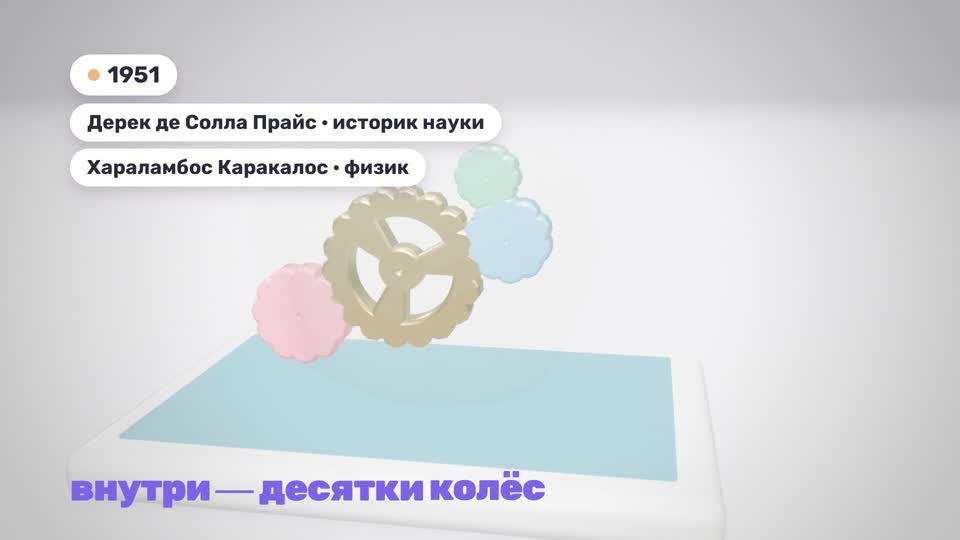
#> input picture longform/antikythera/check_160.jpg, 960 x 540 px
$ python thumbnails.py ../antikythera/check_160.jpg ../antikythera/check_290.jpg
#> lines starting #> are read from the running program, lines starting #| are printed output that depends on the picture
from pathlib import Path
from PIL import Image,ImageDraw,ImageFont
import sys
src=Path(sys.argv[1]);out=Path(sys.argv[2]);out.mkdir(exist_ok=True)
base=Image.open(src).convert('RGB').resize((1280,720))
ft='/usr/share/fonts/truetype/dejavu/DejaVuSans-Bold.ttf'
for n,(a,b,c)in enumerate([('ЧУЖОЙ','ОТВЕТ','#f2b473'),('КТО','ОТВЕТИТ?','#67cbfa'),('ИИ НА','РАБОТЕ','#ee8cc7')],1):
 im=base.copy();d=ImageDraw.Draw(im);d.rectangle((0,0,1280,275),fill='#102036');d.rectangle((0,560,1280,720),fill='#102036')
 d.text((48,28),'M1LASH  ·  НОВОСТИ ИИ',font=ImageFont.truetype(ft,25),fill='#62c8f8')
 d.text((45,72),a,font=ImageFont.truetype(ft,91),fill='#f3f7fc');d.text((45,170),b,font=ImageFont.truetype(ft,91),fill=c)
 d.rounded_rectangle((919,44,1225,98),radius=14,fill='#29465c');d.text((947,54),'28 ОКТЯБРЯ',font=ImageFont.truetype(ft,26),fill='#d8e8f1')
 d.line([(880,390),(700,350),(430,390)],fill='#f4b673',width=13,joint='curve');d.polygon([(430,390),(470,360),(475,402)],fill='#f4b673')
 d.rounded_rectangle((1010,466,1218,540),radius=15,fill='#efae70');d.text((1025,470),'155',font=ImageFont.truetype(ft,39),fill='#102036');d.text((1028,516),'ОТВЕТОВ',font=ImageFont.truetype(ft,18),fill='#102036')
 d.text((48,648),'Amazon  ·  Cloudflare  ·  Opera',font=ImageFont.truetype(ft,31),fill='#e5eff5')
 im.save(out/f'M1lash_Thumbnail_{n}.png')
#> this loop made 3 passes
#> pass 1, `im.save(out/f'M1lash_Thumbnail_{n}.png')`:
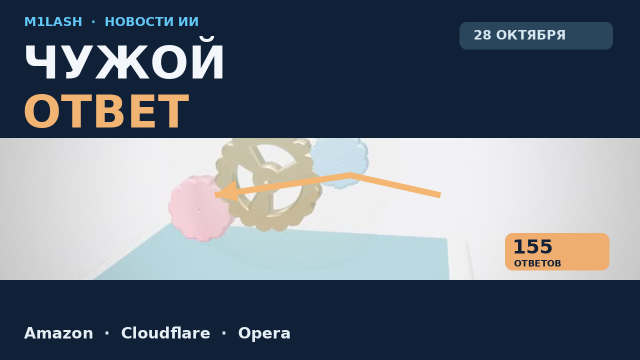
#> saved as M1lash_Thumbnail_1.png: PIL image 1280x720 RGB (shown at 1/2 size); mean R, G, B 104.1, 113.3, 124.1
#> pass 2, `im.save(out/f'M1lash_Thumbnail_{n}.png')`:
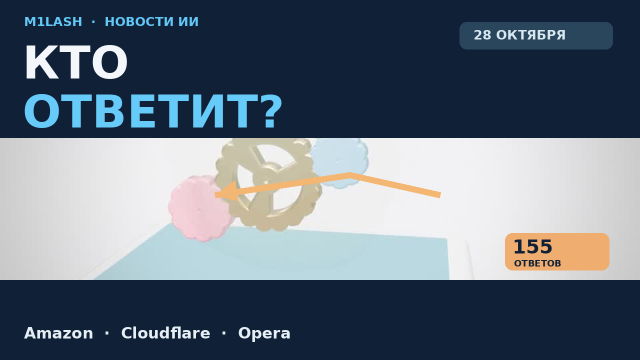
#> saved as M1lash_Thumbnail_2.png: PIL image 1280x720 RGB (shown at 1/2 size); mean R, G, B 101.4, 113.1, 125.5
#> after the loop:
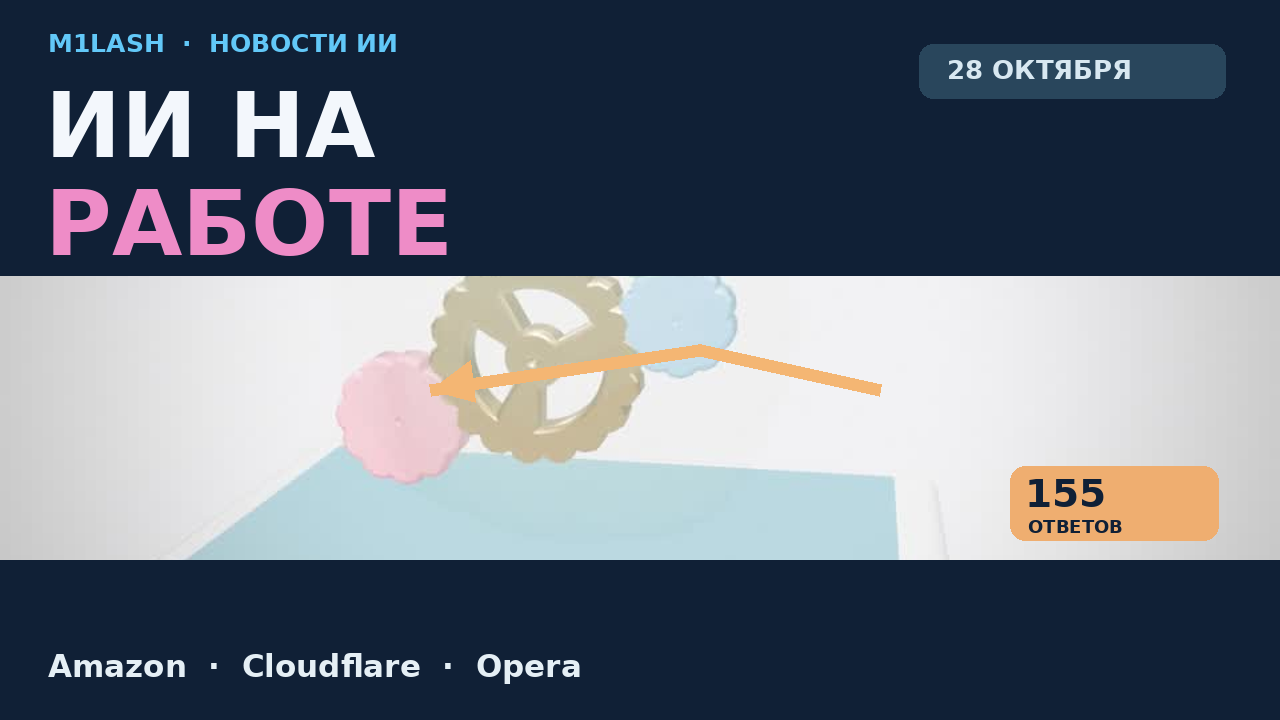
#> im: PIL image 1280x720 RGB; mean R, G, B 104, 112.5, 124.9

$ run again, on longform/antikythera/check_380.jpg
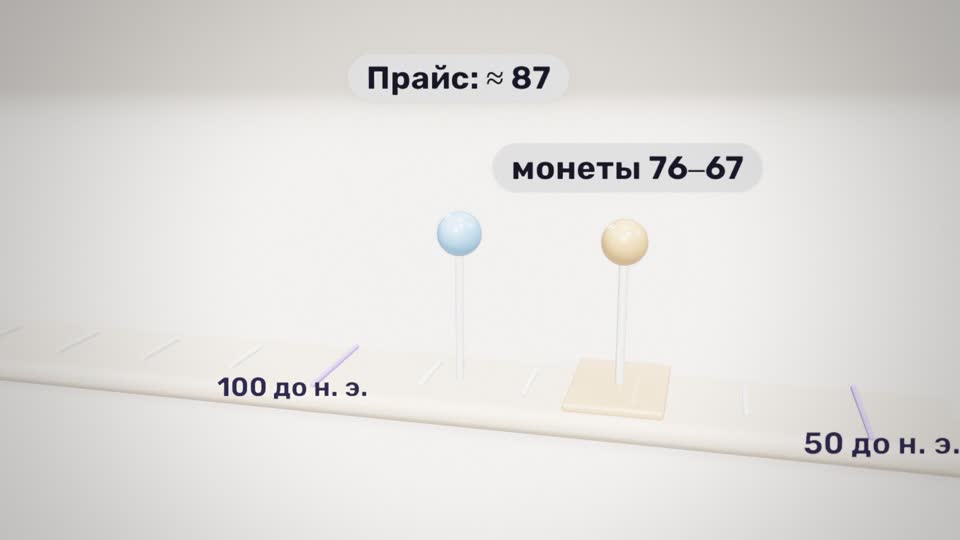
#> input picture longform/antikythera/check_380.jpg, 960 x 540 px
#> the loop `for n,(a,b,c)in enumerate([('ЧУЖОЙ','ОТВЕТ','#f2b473'),('КТО','ОТВЕТИТ..` made 3 passes
#> pass 1, `im.save(out/f'M1lash_Thumbnail_{n}.png')`:
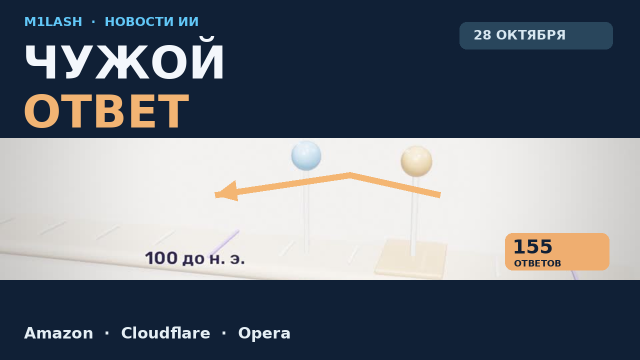
#> saved as M1lash_Thumbnail_1.png: PIL image 1280x720 RGB (shown at 1/2 size); mean R, G, B 108.9, 115.9, 125.5
#> after the loop `for n,(a,b,c)in enumerate([('ЧУЖОЙ','ОТВЕТ','#f2b473'),('КТО','ОТВЕТИТ..`:
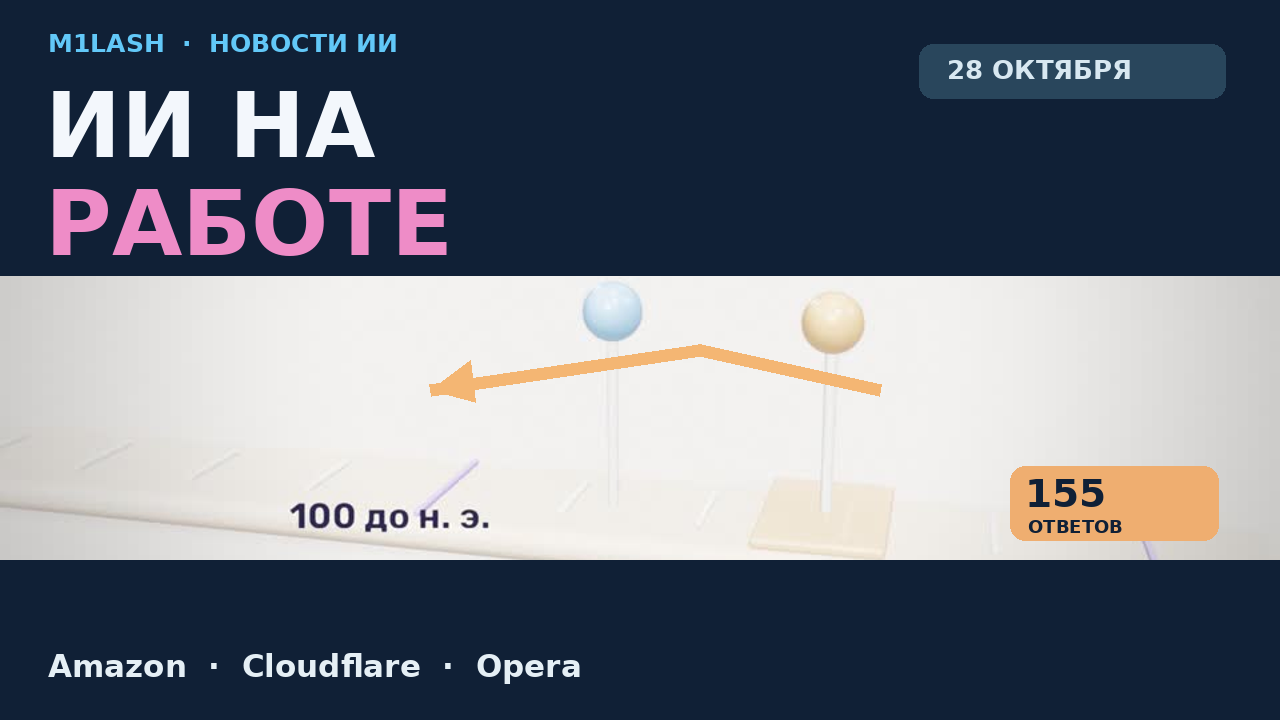
#> im: PIL image 1280x720 RGB; mean R, G, B 108.8, 115, 126.3

$ run again, on longform/antikythera/check_5.jpg
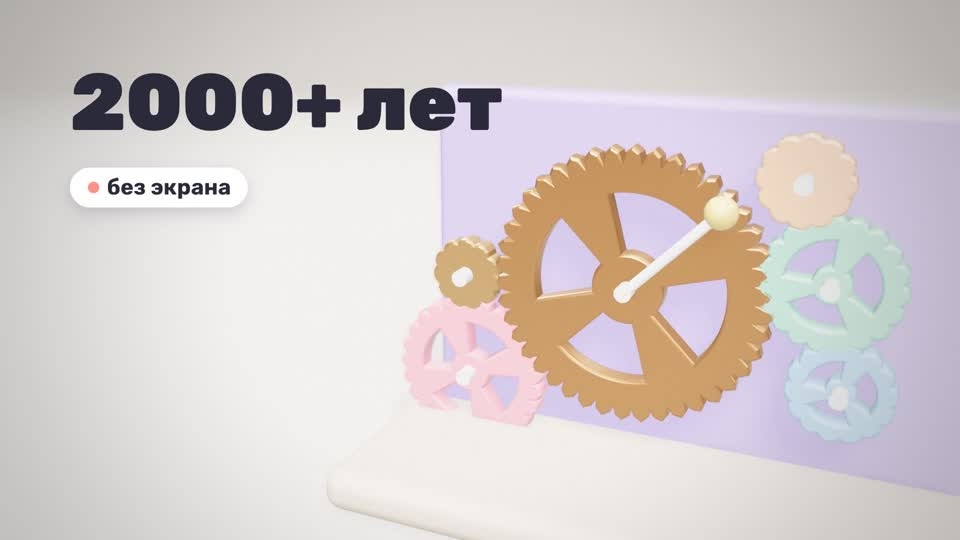
#> input picture longform/antikythera/check_5.jpg, 960 x 540 px
#> the loop `for n,(a,b,c)in enumerate([('ЧУЖОЙ','ОТВЕТ','#f2b473'),('КТО','ОТВЕТИТ..` made 3 passes
#> pass 1, `im.save(out/f'M1lash_Thumbnail_{n}.png')`:
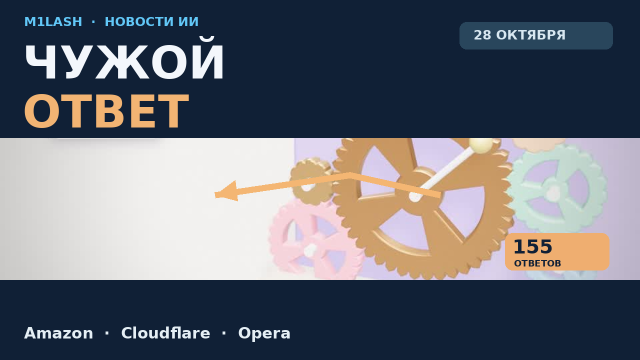
#> saved as M1lash_Thumbnail_1.png: PIL image 1280x720 RGB (shown at 1/2 size); mean R, G, B 104.5, 107.8, 116.5
#> after the loop `for n,(a,b,c)in enumerate([('ЧУЖОЙ','ОТВЕТ','#f2b473'),('КТО','ОТВЕТИТ..`:
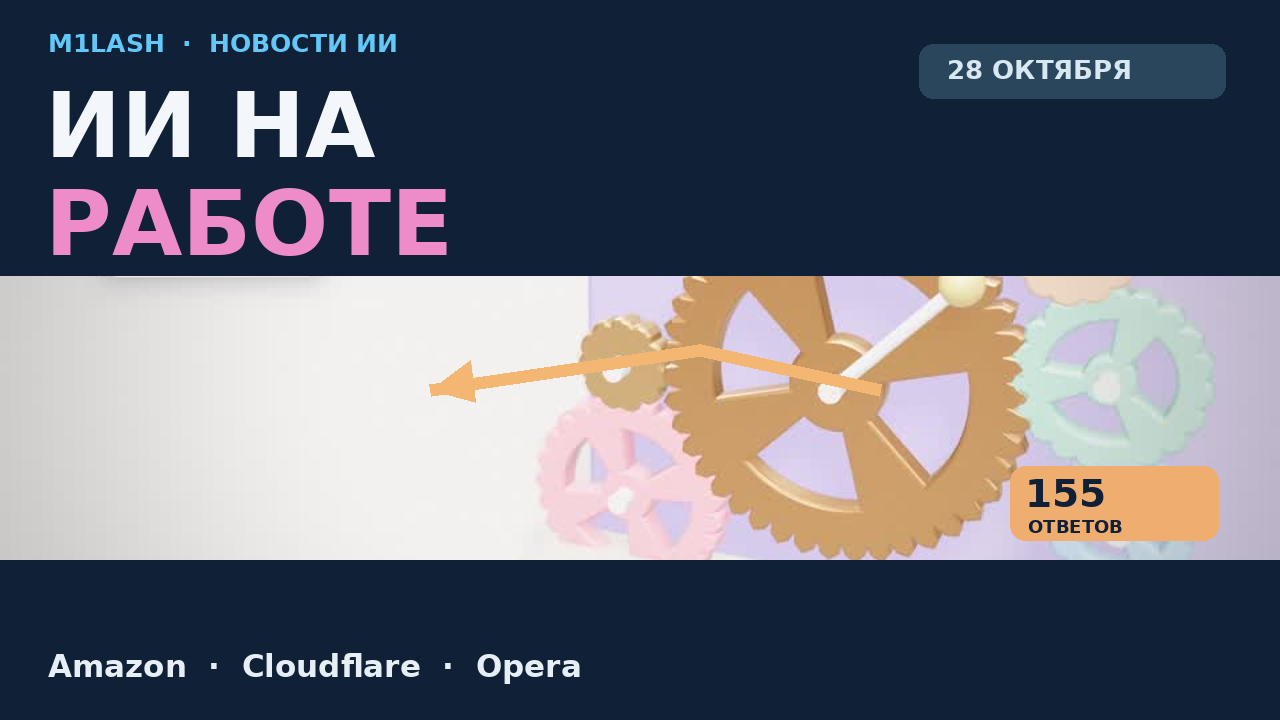
#> im: PIL image 1280x720 RGB; mean R, G, B 104.4, 107, 117.3
